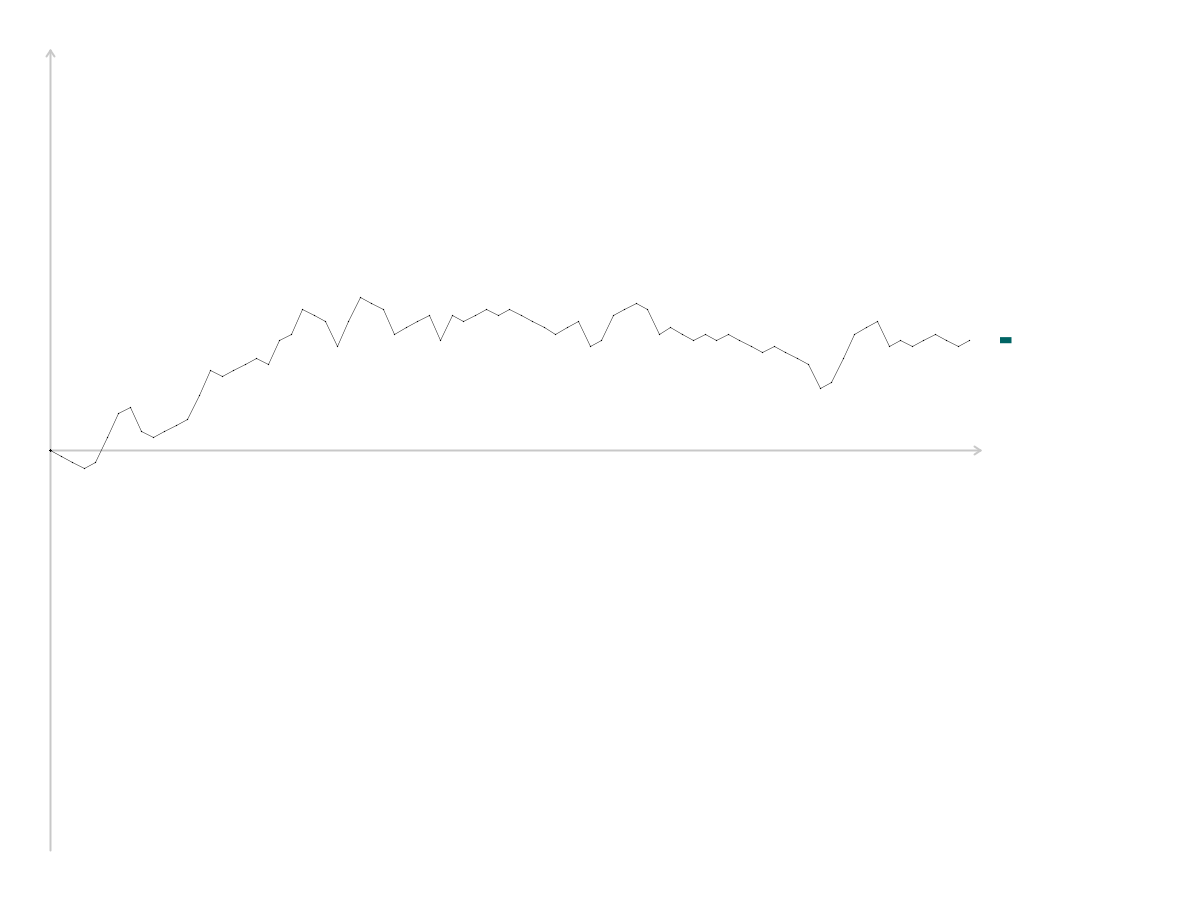
Frame 1 (no input)
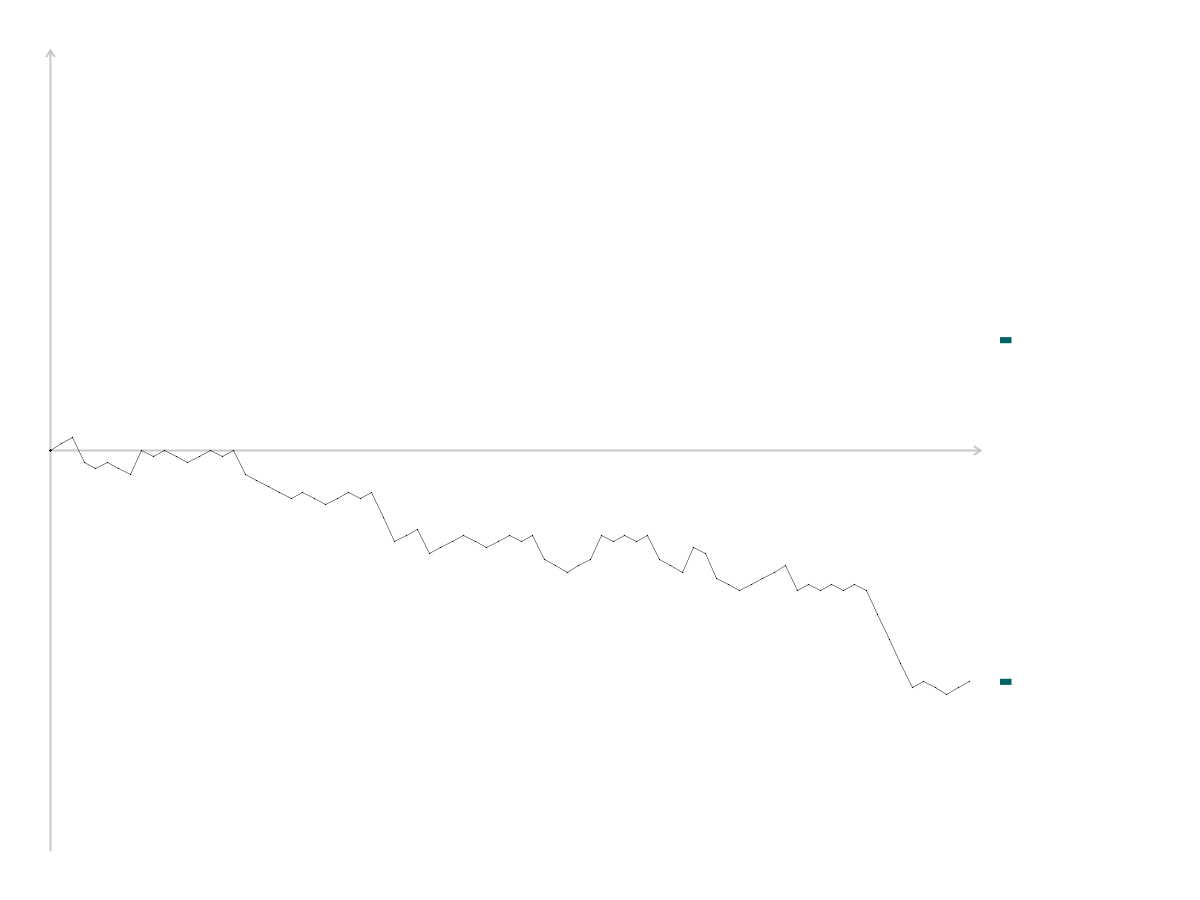
Frame 2 (the mouse pressed at the canvas centre, redrawn once)

The Processing sketch that drew these frames (run headless with seeded random() and noise(); the mouse was pressed at the canvas centre and the sketch redrawn once):

// Processing sketch: simple_rw_lecture_4
// ── simple_rw_lecture_4.pde

int[] ypos;
int incr;
float xscaler;
float yscaler;
int counter;
int cycler;
int nosteps;
int[] bars;
float barscaler;

void setup() {
  size(1200, 900);
  background(255);
  
  nosteps = 80;
  ypos = new int[nosteps+5];
  bars = new int[2*nosteps+5];
  
  ypos[0]=0;
  counter = 0;
  barscaler = 1;
  
  xscaler = (width-200)/(float)(nosteps+7);
  yscaler = height/(float)(16*sqrt(nosteps+5));
  
  strokeWeight(4);
  point(50, height/2);
  
  cycler = 1;
  
}

void keyReleased() {
  if (cycler == 1) {
    cycler = 0;
    noLoop();
  } else {
    cycler=1;
    loop();
  }
}

void draw()
{
  background(255);
  strokeWeight(2);
  stroke(200);
  line(50,height/2,width-220,height/2);
  line(width-220,height/2,width-226,height/2-4);
  line(width-220,height/2,width-226,height/2+4);
  line(50,50,50,height-50);
  line(50,50,54,56);
  line(50,50,46,56);
  stroke(0);
  
  counter++;
  
  ypos[0]=0;
  
  for( int j=1 ; j<=nosteps ; j++ )
  {
    incr = floor(random(2));
    incr = 2*incr-1;
    if(random(1)<0.2) { incr = 4*incr; }
    
    ypos[j]=ypos[j-1]+incr;
    
    strokeWeight(2*yscaler/9);
    point(50, height/2);
    strokeWeight(2*yscaler/27);
    line(50+xscaler*(j-1), height/2+yscaler*ypos[j-1], 50+xscaler*j, height/2+yscaler*ypos[j]);
    strokeWeight(2*yscaler/9);
    point(50+xscaler*j, height/2+yscaler*ypos[j]);
    
  }
  
  println("" + ypos[nosteps]);
  
  bars[nosteps+ypos[nosteps]]++;
  if(bars[nosteps+ypos[nosteps]] > barscaler ) { barscaler++ ; }
  
  noStroke();
  fill(0,100,100);
  rect(width - 200,height/2-0.5*yscaler,bars[nosteps]*xscaler*10/max(barscaler,10),yscaler);
  for( int i=1 ; i<= nosteps ; i++ ) {
    rect(width - 200,height/2-(i+0.5)*yscaler,bars[nosteps-i]*xscaler*10/max(barscaler,10),yscaler);
    rect(width - 200,height/2+(i-0.5)*yscaler,bars[nosteps+i]*xscaler*10/max(barscaler,10),yscaler);
  }
  stroke(0);
  
  if( counter < 5 ) { cycler = 0; noLoop(); }
  
}
